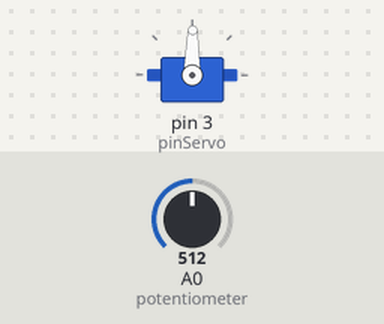
Simulated run of this sketch. Board: Arduino Uno, built with avr-gcc and run on an emulated ATmega328P. Parts: servo. The test bench sets the inputs (shaded band); at power-on: A0 (potentiometer) = 512.

Above: at 1.2 s.
1.3 s: A0 (potentiometer) set to 716
At 1.8 s:
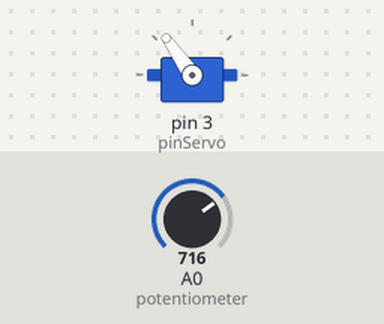
2.8 s: A0 (potentiometer) set to 900
At 3.9 s:
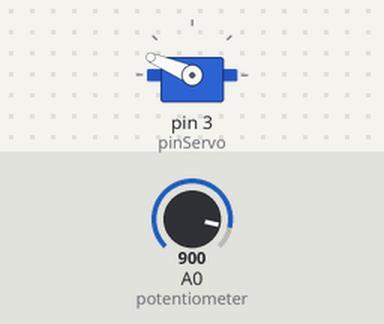
4.3 s: A0 (potentiometer) set to 1023
At 5.3 s:
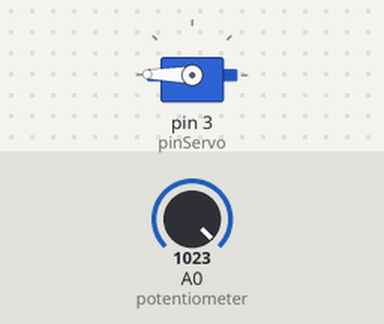
5.8 s: A0 (potentiometer) set to 306
At 6.1 s:
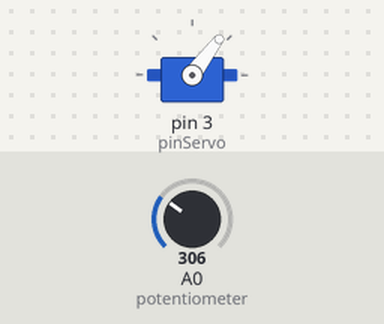
7.3 s: A0 (potentiometer) set to 122
At 7.6 s:
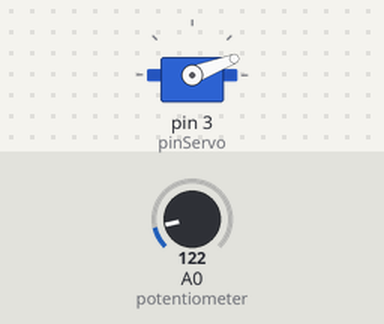
8.8 s: A0 (potentiometer) set to 511
At 9.6 s:
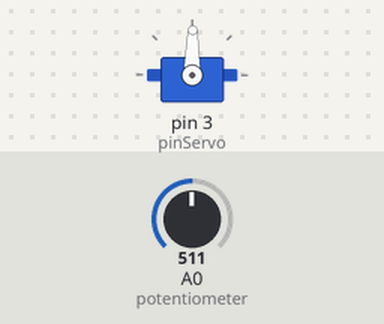
Timing chart, 0 to 11.3 s (numbered marks = the images above; inputs shaded):
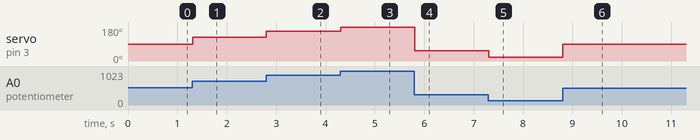

The sketch:

sketch_nov22c.ino
```cpp
#include <Servo.h>

const int pinServo = 3;               // pin of servo
const int potentiometer = 0;          // pin of potentiometer

Servo groveServo; //create a object

int shaft;

void setup()
{
    groveServo.attach(pinServo);     //the servo is attached to D3
    pinMode(potentiometer, INPUT);
}

void loop()
{
    shaft = analogRead(potentiometer);
    shaft = map(shaft, 0, 1023, 0, 179);
    //analog input data range from 1~1023, but servo
    groveServo.write(shaft);             //only reflects to data ranging from 1~179.
    delay(15);
}
```

Measured:
- after the input at 1.3 s, servo on pin 3 (pinServo): 89° → 125° at once
- after the input at 2.8 s, servo on pin 3 (pinServo): 125° → 157° at once
- after the input at 4.3 s, servo on pin 3 (pinServo): 157° → 179° at once
- after the input at 5.8 s, servo on pin 3 (pinServo): 179° → 53° at once
- after the input at 7.3 s, servo on pin 3 (pinServo): 53° → 21° at once
- after the input at 8.8 s, servo on pin 3 (pinServo): 21° → 89° at once
